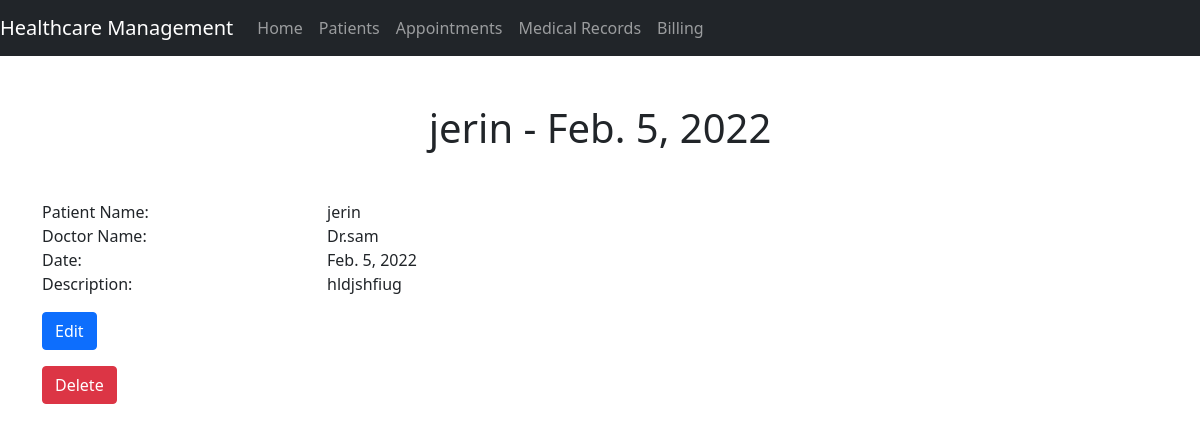
The page /medicalrecords/1/ on the database its author committed.
### Health_Care_app/models.py (models this page shows, shortened)
class MedicalRecord(models.Model):
    patient = models.ForeignKey('Patient', on_delete=models.CASCADE)
    doctor = models.ForeignKey('Doctor', on_delete=models.CASCADE)
    date = models.DateField()
    description = models.TextField()

class Patient(models.Model):
    name = models.CharField(max_length=100)
    date_of_birth = models.DateField()
    gender = models.CharField(max_length=1, choices=[('M', 'Male'), ('F', 'Female')])
    phone_number = models.CharField(max_length=20)
    email_address = models.EmailField()
    blood_type = models.CharField(max_length=10)

class Doctor(models.Model):
    name = models.CharField(max_length=100)
    email = models.EmailField(unique=True)
    phone = models.CharField(max_length=20)
    specialty = models.CharField(max_length=100)
    created_at = models.DateTimeField(auto_now_add=True)
    updated_at = models.DateTimeField(auto_now=True)

### Health_Care_app/views.py (the view)
# urls.py: path('medicalrecords/<int:pk>/', views.medicalrecord_detail, name='medicalrecord_detail'),
def medicalrecord_detail(request, pk):
    record = get_object_or_404(MedicalRecord, pk=pk)
    return render(request, 'Health_Care_app/medical_record_detail.html', {'record': record})

### Health_Care_app/templates/Health_Care_app/medical_record_detail.html (shortened to what this page needs)
{% extends 'Health_Care_app/base.html' %}
{% block content %}
<h1 class="text-center mb-5">{{ record.patient.name }} - {{ record.date }}</h1>
<div class="row">
  <div class="col-md-3 font-weight-bold">Patient Name:</div>
  <div class="col-md-9">{{ record.patient.name }}</div>
  <div class="col-md-3 font-weight-bold">Doctor Name:</div>
  <div class="col-md-9">{{ record.doctor.name }}</div>
  <div class="col-md-3 font-weight-bold">Date:</div>
  <div class="col-md-9">{{ record.date }}</div>
  <div class="col-md-3 font-weight-bold">Description:</div>
  <div class="col-md-9">{{ record.description }}</div>
</div>
<a href="{% url 'medicalrecord_edit' record.pk %}" class="btn btn-primary mt-3">Edit</a>
<form method="post" action="{% url 'medicalrecord_delete' record.pk %}" class="mt-3">
  <input type="submit" class="btn btn-danger" value="Delete">
</form>
{% endblock %}

### rows shown on the page
MedicalRecord: patient.name "jerin", date "Feb. 5, 2022", doctor.name "Dr.sam", description "hldjshfiug"
